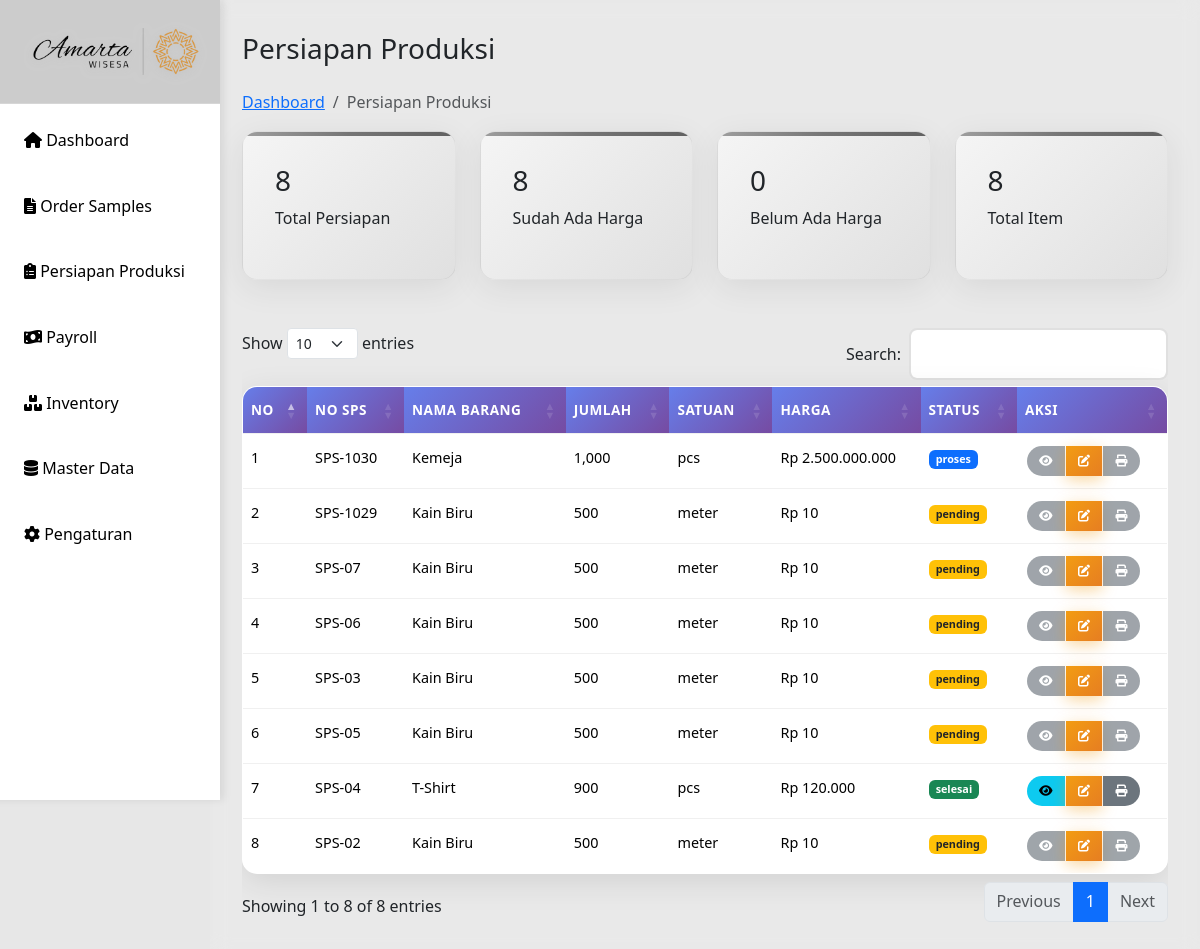
Before: /persiapan.php with the older database file.
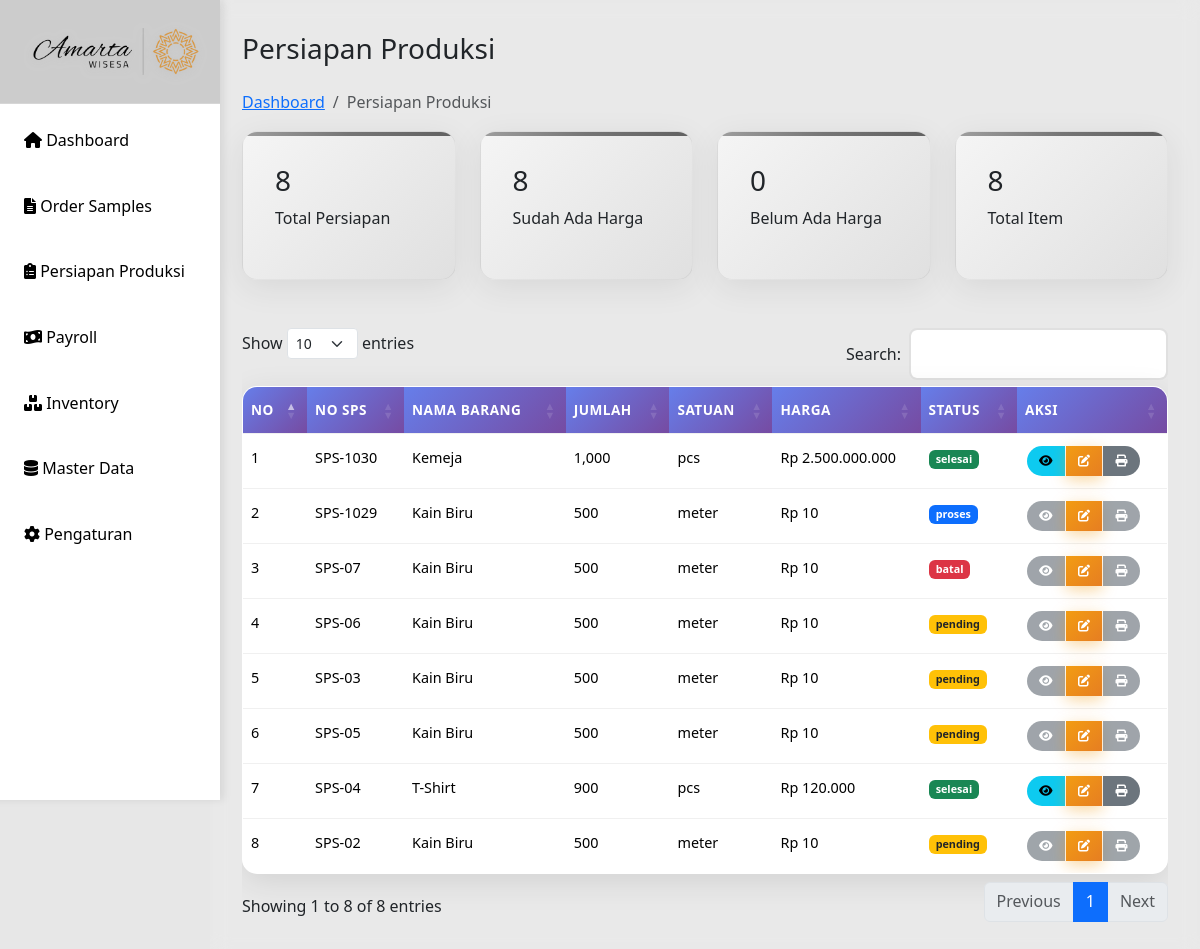
After: the same page with the newer database file.
### tables this page shows
CREATE TABLE `persiapan` (
  `id` int(11) UNSIGNED NOT NULL,
  `id_sps` int(10) UNSIGNED NOT NULL,
  `spp_no` varchar(50) NOT NULL DEFAULT '',
  `kode_barang` varchar(50) DEFAULT NULL,
  `nama_barang` varchar(100) DEFAULT NULL,
  `jumlah` int(11) DEFAULT NULL,
  `satuan` varchar(20) DEFAULT NULL,
  `harga` decimal(65,2) DEFAULT NULL,
  `total` decimal(10,2) DEFAULT NULL,
  `tanggal_persiapan` date NOT NULL,
  `pola` varchar(255) DEFAULT NULL,
  `marker` varchar(255) DEFAULT NULL,
  `upload_spk` varchar(255) DEFAULT NULL,
  `status` enum('pending','proses','selesai','batal') DEFAULT 'pending',
  `sp_srx` varchar(255) DEFAULT NULL,
  `created_at` datetime DEFAULT current_timestamp(),
  `updated_at` datetime DEFAULT current_timestamp() ON UPDATE current_timestamp()
);

CREATE TABLE `sps` (
  `id` int(10) UNSIGNED NOT NULL,
  `tanggal` date DEFAULT NULL,
  `sps_no` varchar(20) DEFAULT NULL,
  `customer` varchar(100) DEFAULT NULL,
  `item` varchar(100) DEFAULT NULL,
  `artikel` varchar(100) DEFAULT NULL,
  `qty` int(11) DEFAULT NULL,
  `size` varchar(20) DEFAULT NULL,
  `sample_product` varchar(255) DEFAULT NULL,
  `design` varchar(255) DEFAULT NULL,
  `st_chart` varchar(255) DEFAULT NULL,
  `material_sm` varchar(255) DEFAULT NULL,
  `pola_sample` varchar(255) DEFAULT NULL,
  `buat_sample` varchar(255) DEFAULT NULL,
  `kirim` date DEFAULT NULL,
  `approval` varchar(100) DEFAULT NULL,
  `sp_srx` varchar(100) DEFAULT NULL
);

### persiapan.php (the view, shortened to what the changed rows need)
<?php
include "includes/header.php";
include "config/db.php";
$result = $conn->query("SELECT p.*, s.sps_no
                        FROM persiapan p
                        LEFT JOIN sps s ON p.id_sps = s.id
                        ORDER BY p.id DESC");
?>
    <main class="main-content">
            <div>
                <h1 class="h3 mb-4">Persiapan Produksi</h1>
            </div>
        <div class="table-container">
            <div class="table-responsive">
                <table id="persiapanTable" class="table table-hover">
                    <thead>
                        <tr>
                            <th>No</th>
                            <th>No SPS</th>
                            <th>Nama Barang</th>
                            <th>Jumlah</th>
                            <th>Satuan</th>
                            <th>Harga</th>
                            <th>Status</th>
                            <th>Aksi</th>
                        </tr>
                    </thead>
                    <tbody>
                        <?php $no=1; while($row = $result->fetch_assoc()): ?>
                        <tr>
                            <td><?= $no++ ?></td>
                            <td><?= $row['sps_no'] ?: '-' ?></td>
                            <td><?= $row['nama_barang'] ?: '-' ?></td>
                            <td><?= number_format($row['jumlah'] ?? 0) ?></td>
                            <td><?= $row['satuan'] ?: '-' ?></td>
                            <td>Rp <?= number_format($row['harga'] ?? 0, 0, ',', '.') ?></td>
                            <td>
                                <?php
                                $status = $row['status'] ?? '';
                                $statusClass = '';
                                switch(strtolower($status)) {
                                    case 'pending':
                                        $statusClass = 'badge bg-warning text-dark';
                                        break;
                                    case 'proses':
                                        $statusClass = 'badge bg-primary';
                                        break;
                                    case 'selesai':
                                        $statusClass = 'badge bg-success';
                                        break;
                                    case 'batal':
                                        $statusClass = 'badge bg-danger';
                                        break;
                                }
                                ?>
                                <span class="<?= $statusClass ?>"><?= $status ?: '-' ?></span>
                            </td>
                            <td>
                                <div class="btn-group btn-group-sm" role="group">
                                    <?php if (strtolower($status) === 'selesai'): ?>
                                        <a href="detail-persiapan.php?id=<?= $row['id'] ?>" class="btn btn-info" title="Detail">
                                            <i class="fas fa-eye"></i>
                                        </a>
                                    <?php else: ?>
                                        <button class="btn btn-secondary" title="Detail Persiapan Enable saat Status Selesai" disabled>
                                            <i class="fas fa-eye"></i>
                                        </button>
                                    <?php endif; ?>
                                    <button class="btn btn-warning" onclick="editPersiapan(<?= $row['id'] ?>)" title="Edit">
                                        <i class="fas fa-edit"></i>
                                    </button>
                                    <?php if (strtolower($status) === 'selesai'): ?>
                                        <a href="generate_spp.php?id=<?= $row['id'] ?>" class="btn btn-secondary" title="Print" target="_blank">
                                            <i class="fas fa-print"></i>
                                        </a>
                                    <?php else: ?>
                                        <button class="btn btn-secondary" title="SPP hanya bisa dicetak saat status Selesai" disabled>
                                            <i class="fas fa-print"></i>
                                        </button>
                                    <?php endif; ?>
                                </div>
                            </td>
                        </tr>
                        <?php endwhile; ?>
                    </tbody>
                </table>
            </div>
        </div>
    </main>
<?php include 'includes/footer.php'; ?>

Changed rows visible on the page:
changed persiapan "Kemeja": status "proses" → "selesai"
changed persiapan "SPS-1029": status "pending" → "proses"
changed persiapan "SPS-07": status "pending" → "batal"
